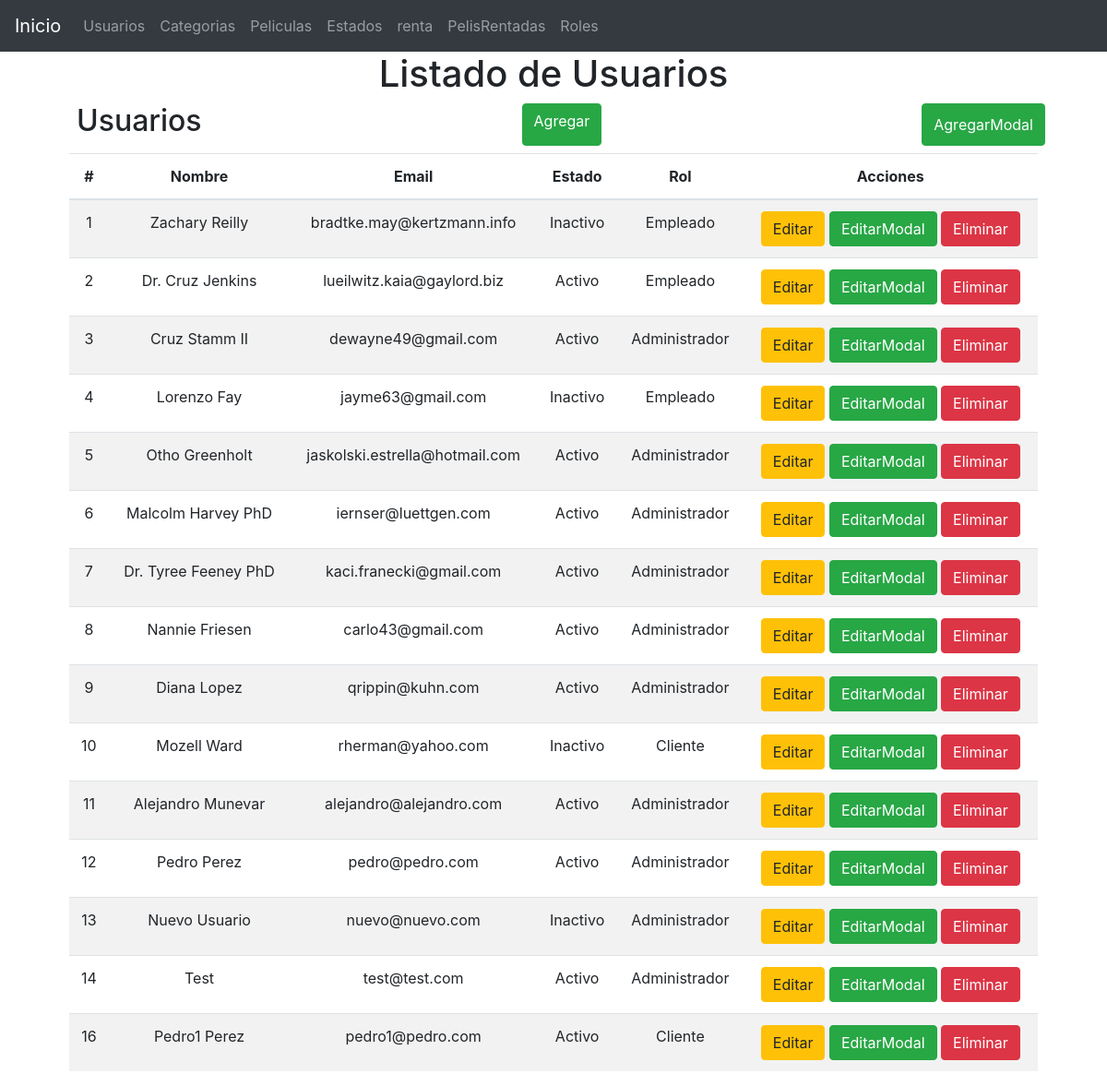
The app's page /?controller=user with its own data.
### tables this page shows
CREATE TABLE `users` (
  `id` int(10) UNSIGNED NOT NULL,
  `name` varchar(255) NOT NULL,
  `email` varchar(255) NOT NULL,
  `email_verified_at` timestamp NULL DEFAULT NULL,
  `password` varchar(255) NOT NULL,
  `status_id` int(10) UNSIGNED NOT NULL,
  `role_id` int(10) UNSIGNED NOT NULL,
  `remember_token` varchar(100) DEFAULT NULL,
  `created_at` timestamp NULL DEFAULT NULL,
  `updated_at` timestamp NULL DEFAULT NULL
);

CREATE TABLE `statuses` (
  `id` int(10) UNSIGNED NOT NULL,
  `name` varchar(255) NOT NULL,
  `type_status_id` int(10) UNSIGNED NOT NULL,
  `created_at` timestamp NULL DEFAULT NULL,
  `updated_at` timestamp NULL DEFAULT NULL
);

CREATE TABLE `roles` (
  `id` int(10) UNSIGNED NOT NULL,
  `name` varchar(255) NOT NULL,
  `status_id` int(10) UNSIGNED NOT NULL,
  `created_at` timestamp NULL DEFAULT NULL,
  `updated_at` timestamp NULL DEFAULT NULL
);

### controllers/UserController.php (called while the page is built, shortened)
<?php
require 'models/User.php';
class UserController
{
	private $user;
	public function __construct()
	{
		$this->user = new User;
	}
	public function index()
	{
		require 'views/layout.php';
		$users = $this->user->getAll();
		require 'views/users/list.php';
	}
}

### models/User.php (called while the page is built, shortened)
<?php
class User
{
	private $pdo;
	public function __construct()
	{
		try {
			$this->pdo = new Database;
		} catch (PDOException $e) {
			die($e->getMessage());
		}
	}
	public function getAll()
	{
		try {
			$strSql = "SELECT u.*, s.name as status,r.name as role FROM users u INNER JOIN  statuses s ON s.id=u.status_id INNER JOIN roles r ON r.id=u.role_id ORDER BY u.id ASC";
			$query = $this->pdo->select($strSql);
			return $query;
		} catch (PDOException $e) {
			die($e->getMessage());
		}
	}
}

### providers/Database.php (called while the page is built, shortened)
<?php
class Database extends PDO
{
	public function select($strSql, $arrayData = array(), $fetchMode = PDO::FETCH_OBJ)
	{
		$query = $this->prepare($strSql);
		if (!$query->execute())
			echo "Error, la consulta no se realizó";
		else
			return $query->fetchAll($fetchMode);
	}
}

### views/users/list.php (the view, shortened to what this page needs)
<main class="container">
	<section class="col-md-12 text-center">
		<h1>Listado de Usuarios</h1>
		<div class="col-md-12 m-2 d-flex justify-content-between">
			<h2>Usuarios</h2>
			<a href="?controller=user&method=new" class="btn btn-success">Agregar</a>
			<button data-toggle="modal" data-target="#newUser" class="btn btn-success">AgregarModal</button>
		</div>
		<section class="col-md-12">
			<table class="table table-striped table-hover">
			  <thead>
			    <tr>
			      <th>#</th>
			      <th>Nombre</th>
			      <th>Email</th>
			      <th>Estado</th>
				  <th>Rol</th>
			      <th>Acciones</th>
			    </tr>
			  </thead>
			  <tbody>
			  	<?php foreach($users as $user) :?>
				    <tr>
				      <td><?php echo $user->id ?></td>
				      <td><?php echo $user->name ?></td>
				      <td><?php echo $user->email ?></td>
				      <td><?php echo $user->status ?></td>
					  <td><?php echo $user->role ?></td>
				      <td>
				      	<a href="?controller=user&method=edit&id=<?php echo $user->id ?>" class="btn btn-warning">Editar</a>
				      	<button data-toggle="modal" data-target="#editUser<?php echo $user->id ?>" class="btn btn-success">EditarModal</button>
				      	<a href="?controller=user&method=delete&id=<?php echo $user->id ?>" class="btn btn-danger">Eliminar</a>
				      </td>
				    </tr>
				  <?php endforeach ?>
			  </tbody>
			</table>
		</section>
	</section>
</main>

### index.php (shortened to what this page needs)
<?php
	require 'providers/Database.php';
	$controller = 'HomeController';
	if(!isset($_REQUEST['controller'])) {
		require 'controllers/'.$controller. '.php';
		$controller = ucwords($controller);
		$controller = new $controller;
		$controller->index();
	} else {
		$method = isset($_REQUEST['method']) ? $_REQUEST['method'] : 'index';
		$controller = new $controller;
		call_user_func(array($controller, $method));
	}

### views/layout.php (shortened to what this page needs)
<!DOCTYPE html>
<html lang="es">
<head>
	<link rel="stylesheet" type="text/css" href="assets/css/bootstrap.min.css">
</head>
<body>
	<header>
		<nav class="navbar navbar-expand-lg navbar-dark bg-dark">
			<a class="navbar-brand" href="#">Inicio</a>
			<div class="collapse navbar-collapse" id="navbarNav">
				<ul class="navbar-nav">
					<li class="nav-item">
						<a class="nav-link" href="?controller=user">Usuarios</a>
					</li>
					<li class="nav-item">
						<a class="nav-link" href="?controller=category">Categorias</a>
					</li>
					<li class="nav-item">
						<a class="nav-link" href="?controller=movie">Peliculas</a>
					</li>
					<li class="nav-item">
						<a class="nav-link" href="?controller=status">Estados</a>
						</li>
					<li class="nav-item">
						<a class="nav-link" href="?controller=Renta">renta</a>
						<li class="nav-item">
						<a class="nav-link" href="?controller=Rentadas">PelisRentadas</a>
					</li>
					</li>
					<li class="nav-item">
						<a class="nav-link" href="?controller=role">Roles</a>
					</li>
				</ul>
			</div>
		</nav>
	</header>
</body>
</html>

### records on screen
users: id "1", name "Zachary Reilly", email "bradtke.may@kertzmann.info", status.name "Inactivo", role.name "Empleado"
users: id "2", name "Dr. Cruz Jenkins", email "lueilwitz.kaia@gaylord.biz", status.name "Activo", role.name "Empleado"
users: id "3", name "Cruz Stamm II", email "dewayne49@gmail.com", status.name "Activo", role.name "Administrador"
users: id "4", name "Lorenzo Fay", email "jayme63@gmail.com", status.name "Inactivo", role.name "Empleado"
users: id "5", name "Otho Greenholt", email "jaskolski.estrella@hotmail.com", status.name "Activo", role.name "Administrador"
users: id "6", name "Malcolm Harvey PhD", email "iernser@luettgen.com", status.name "Activo", role.name "Administrador"
users: id "7", name "Dr. Tyree Feeney PhD", email "kaci.franecki@gmail.com", status.name "Activo", role.name "Administrador"
users: id "8", name "Nannie Friesen", email "carlo43@gmail.com", status.name "Activo", role.name "Administrador"
users: id "9", name "Diana Lopez", email "qrippin@kuhn.com", status.name "Activo", role.name "Administrador"
users: id "10", name "Mozell Ward", email "rherman@yahoo.com", status.name "Inactivo", role.name "Cliente"
users: id "11", name "Alejandro Munevar", email "alejandro@alejandro.com", status.name "Activo", role.name "Administrador"
users: id "12", name "Pedro Perez", email "pedro@pedro.com", status.name "Activo", role.name "Administrador"
users: id "13", name "Nuevo Usuario", email "nuevo@nuevo.com", status.name "Inactivo", role.name "Administrador"
users: id "14", name "Test", email "test@test.com", status.name "Activo", role.name "Administrador"
users: id "16", name "Pedro1 Perez", email "pedro1@pedro.com", status.name "Activo", role.name "Cliente"
